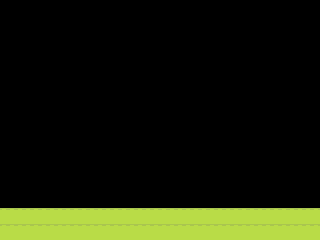

Rendered tile map (Tiled .tmx) drawn with the repository's tilesets; below, a short description and the full map source, tile grids included:
An orthogonal 20x15 tile map with 16x16 px tiles, 1 tile layer (collision).

<map version="1.0" orientation="orthogonal" renderorder="right-down" width="20" height="15" tilewidth="16" tileheight="16" nextobjectid="1">
 <tileset firstgid="1" name="grass" tilewidth="16" tileheight="16" tilecount="1" columns="1">
  <image source="grass.png" trans="ff00ff" width="16" height="16" />
 </tileset>
 <layer name="collision" width="20" height="15">
  <data encoding="csv">
0,0,0,0,0,0,0,0,0,0,0,0,0,0,0,0,0,0,0,0,
0,0,0,0,0,0,0,0,0,0,0,0,0,0,0,0,0,0,0,0,
0,0,0,0,0,0,0,0,0,0,0,0,0,0,0,0,0,0,0,0,
0,0,0,0,0,0,0,0,0,0,0,0,0,0,0,0,0,0,0,0,
0,0,0,0,0,0,0,0,0,0,0,0,0,0,0,0,0,0,0,0,
0,0,0,0,0,0,0,0,0,0,0,0,0,0,0,0,0,0,0,0,
0,0,0,0,0,0,0,0,0,0,0,0,0,0,0,0,0,0,0,0,
0,0,0,0,0,0,0,0,0,0,0,0,0,0,0,0,0,0,0,0,
0,0,0,0,0,0,0,0,0,0,0,0,0,0,0,0,0,0,0,0,
0,0,0,0,0,0,0,0,0,0,0,0,0,0,0,0,0,0,0,0,
0,0,0,0,0,0,0,0,0,0,0,0,0,0,0,0,0,0,0,0,
0,0,0,0,0,0,0,0,0,0,0,0,0,0,0,0,0,0,0,0,
0,0,0,0,0,0,0,0,0,0,0,0,0,0,0,0,0,0,0,0,
1,1,1,1,1,1,1,1,1,1,1,1,1,1,1,1,1,1,1,1,
1,1,1,1,1,1,1,1,1,1,1,1,1,1,1,1,1,1,1,1
</data>
 </layer>
</map>
